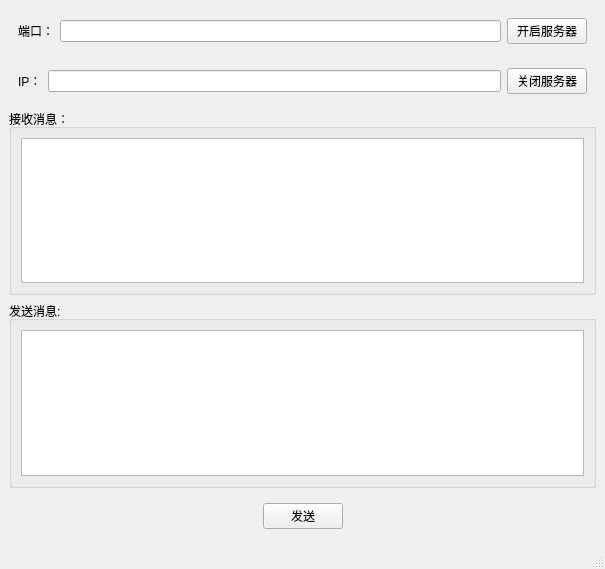
<?xml version="1.0" encoding="UTF-8"?>
<ui version="4.0">
 <class>MainWindow</class>
 <widget class="QMainWindow" name="MainWindow">
  <property name="geometry">
   <rect>
    <x>0</x>
    <y>0</y>
    <width>605</width>
    <height>569</height>
   </rect>
  </property>
  <property name="windowTitle">
   <string>TCP服务器</string>
  </property>
  <property name="windowIcon">
   <iconset resource="images.qrc">
    <normaloff>:/new/prefix1/images/logo.png</normaloff>:/new/prefix1/images/logo.png</iconset>
  </property>
  <widget class="QWidget" name="centralwidget">
   <layout class="QVBoxLayout" name="verticalLayout_4">
    <item>
     <layout class="QVBoxLayout" name="verticalLayout">
      <item>
       <widget class="QWidget" name="widget" native="true">
        <layout class="QHBoxLayout" name="horizontalLayout">
         <item>
          <widget class="QLabel" name="label">
           <property name="text">
            <string>端口：</string>
           </property>
          </widget>
         </item>
         <item>
          <widget class="QLineEdit" name="lineEditPort"/>
         </item>
         <item>
          <widget class="QPushButton" name="pushButtonStartServer">
           <property name="text">
            <string>开启服务器</string>
           </property>
          </widget>
         </item>
        </layout>
       </widget>
      </item>
      <item>
       <widget class="QWidget" name="widget_2" native="true">
        <layout class="QHBoxLayout" name="horizontalLayout_2">
         <item>
          <widget class="QLabel" name="label_2">
           <property name="text">
            <string>IP：</string>
           </property>
          </widget>
         </item>
         <item>
          <widget class="QLineEdit" name="lineEditIP"/>
         </item>
         <item>
          <widget class="QPushButton" name="pushButtonCloseServer">
           <property name="text">
            <string>关闭服务器</string>
           </property>
          </widget>
         </item>
        </layout>
       </widget>
      </item>
     </layout>
    </item>
    <item>
     <widget class="QGroupBox" name="groupBox">
      <property name="title">
       <string>接收消息：</string>
      </property>
      <layout class="QVBoxLayout" name="verticalLayout_2">
       <item>
        <widget class="QTextBrowser" name="textBrowserReceiveMessage"/>
       </item>
      </layout>
     </widget>
    </item>
    <item>
     <widget class="QGroupBox" name="groupBox_2">
      <property name="title">
       <string>发送消息:</string>
      </property>
      <layout class="QVBoxLayout" name="verticalLayout_3">
       <item>
        <widget class="QTextEdit" name="textEditSendMessage"/>
       </item>
      </layout>
     </widget>
    </item>
    <item>
     <widget class="QWidget" name="widget_3" native="true">
      <layout class="QHBoxLayout" name="horizontalLayout_3">
       <item>
        <spacer name="horizontalSpacer">
         <property name="orientation">
          <enum>Qt::Orientation::Horizontal</enum>
         </property>
         <property name="sizeHint" stdset="0">
          <size>
           <width>224</width>
           <height>20</height>
          </size>
         </property>
        </spacer>
       </item>
       <item>
        <widget class="QPushButton" name="pushButtonSendMessage">
         <property name="text">
          <string>发送</string>
         </property>
        </widget>
       </item>
       <item>
        <spacer name="horizontalSpacer_2">
         <property name="orientation">
          <enum>Qt::Orientation::Horizontal</enum>
         </property>
         <property name="sizeHint" stdset="0">
          <size>
           <width>224</width>
           <height>20</height>
          </size>
         </property>
        </spacer>
       </item>
      </layout>
     </widget>
    </item>
   </layout>
  </widget>
  <widget class="QMenuBar" name="menubar">
   <property name="geometry">
    <rect>
     <x>0</x>
     <y>0</y>
     <width>605</width>
     <height>25</height>
    </rect>
   </property>
  </widget>
  <widget class="QStatusBar" name="statusbar"/>
 </widget>
 <resources>
  <include location="images.qrc"/>
 </resources>
 <connections/>
</ui>
